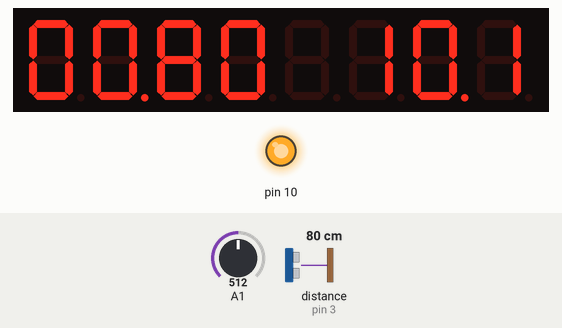
Simulated run of this sketch. Board: Arduino Uno, built with avr-gcc and run on an emulated ATmega328P. Parts: 8-digit seven-segment display, output pins drawn as LEDs (lit = HIGH). Wiring (inferred from the names in the program): ultrasonic range finder: trigger pin 7; echo pin 3; MAX7219 LED driver: CS pin 8. The test bench sets the inputs (shaded band); at power-on: distance to the obstacle (sensor on pin 3) 80 cm, A1 = 512. The echo pulse lasts 58.3 µs per cm; pins used as bus, display or sensor lines are not drawn.

Above: at 1.2 s.
1.3 s: distance to the obstacle (sensor on pin 3) set to 2 cm
At 2.1 s:
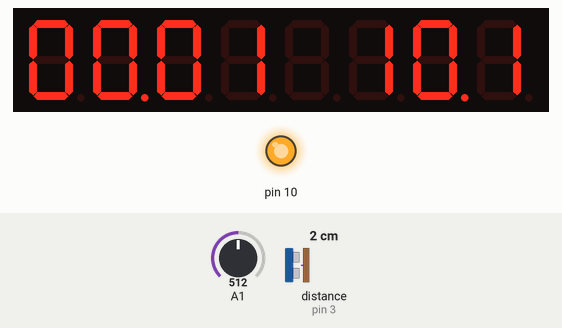
2.9 s: A1 set to 716
At 3.3 s:
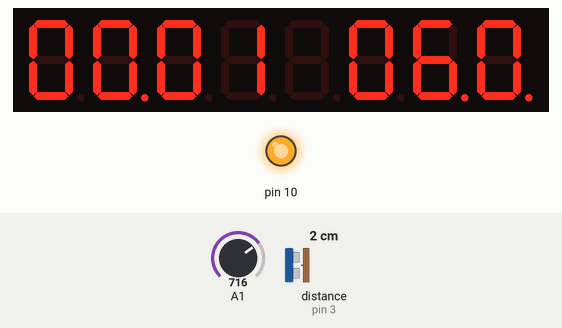
4.4 s: distance to the obstacle (sensor on pin 3) set to 60 cm
At 4.88 s:
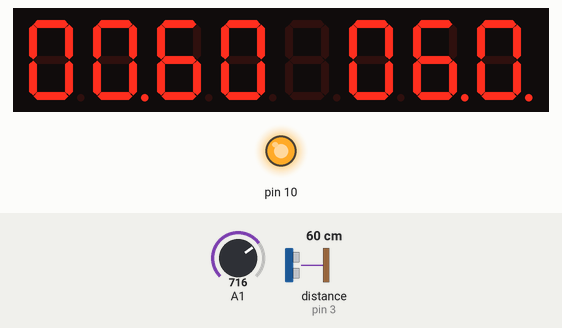
6.0 s: distance to the obstacle (sensor on pin 3) set to 4 cm
At 7.2 s:
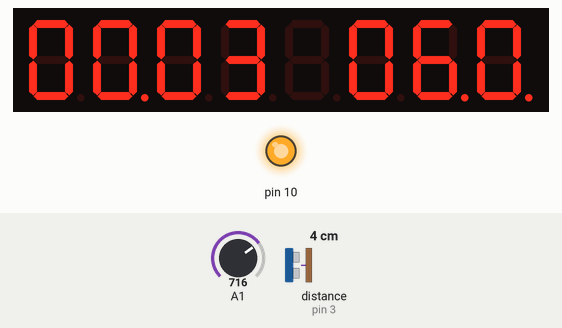
7.6 s: A1 set to 900
At 8.1 s:
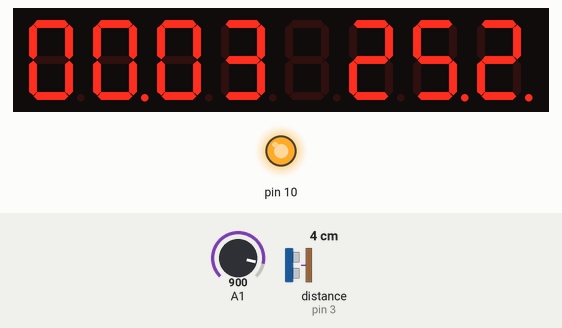
9.1 s: A1 set to 1023
At 9.4 s:
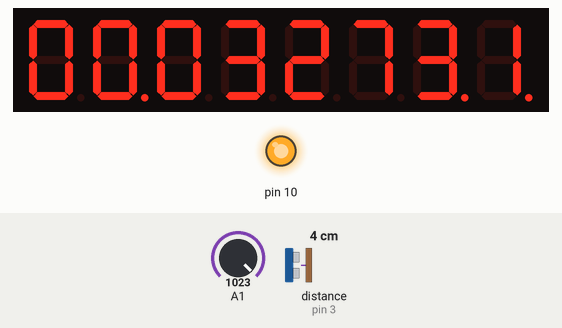
Timing chart, 0 to 11.6 s (numbered marks = the images above; inputs shaded):
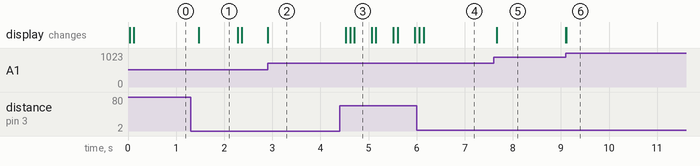

Measured:
- after the input at 1.3 s, the display: first changes after 0.17 s (image 1 shows a later state)
- after the input at 2.9 s, the display: first changes at once (image 2 shows a later state)
- after the input at 4.4 s, the display: first changes after 0.12 s (image 3 shows a later state)
- after the input at 7.6 s, the display: first changes after 0.07 s (image 5 shows a later state)
- after the input at 9.1 s, the display: first changes at once (image 6 shows a later state)
- what the display in image 1 shows lasts 0.8 s, from 1.5 s to 2.3 s

The sketch:

temperature_display.ino
```cpp
#include <SPI.h>


class UltrasonicSensor
{
public:
  inline UltrasonicSensor() {
    lastTriggerUs = micros();
    lastDistCm = 0;
    triggerPin = 7;
    echoPin = 3;
  };

  inline void init() {
    _instance = this;
    pinMode(triggerPin,OUTPUT);
    pinMode(echoPin,INPUT_PULLUP);
    digitalWrite(triggerPin,LOW);

    attachInterrupt(digitalPinToInterrupt(echoPin), UltrasonicSensor::_onEchoChange, CHANGE);
  }

  static inline int pulseDurationUsToCm(unsigned long long us) {
    return us/58;
  }

  inline void trigger() {
     digitalWrite(triggerPin,HIGH);
    lastTriggerUs=micros();
    delayMicroseconds(10);
    digitalWrite(triggerPin,LOW);
  }
  void onEchoChange() {
    bool high = digitalRead(echoPin);
    if(high) lastEchoStartUs = micros();
    else {
      unsigned long long diffUs = micros() - lastEchoStartUs;
      lastDistCm = pulseDurationUsToCm(diffUs);
    }
  }

  static UltrasonicSensor* _instance;

  static void _onEchoChange();

  inline long distanceCm() {return lastDistCm;}

private:
  unsigned char triggerPin;
  unsigned char echoPin;
  unsigned long long lastTriggerUs;
  unsigned long long lastEchoStartUs;
  long lastDistCm;
};

void UltrasonicSensor::_onEchoChange() {
  //Serial.println("EchoChange");
  _instance->onEchoChange();
}

UltrasonicSensor* UltrasonicSensor::_instance = 0;

UltrasonicSensor ultrasonic;

class Thermistor
{
public:
  inline Thermistor(int pin):pin(pin) {
    R = 10000;
    rNominal = 5000.0f;
    bCoeff = 3950;
    tempNominal = 25.0f;
  }
  inline void init() {pinMode(pin,INPUT);}
  float getResistance();
  float getTemperature();

  float resistanceToTemperature(float rRead);
  static float resistanceToTemperature(float rRead,long rNominal,float bCoeff,float tempNominal);
private:
  int pin;
  float R; // added series resistance

  long rNominal;
  float bCoeff;
  float tempNominal;
};

float Thermistor::resistanceToTemperature(float rRead) {
  return resistanceToTemperature(rRead,rNominal,bCoeff,tempNominal);
}

float Thermistor::getResistance() {
  int x = analogRead(pin);
  //Serial.println(x);
  float r = R/(1023.0f/x-1);
  //Serial.print("R: ");
  //Serial.println(r);
  return r;
}

float Thermistor::getTemperature() {
  float r = getResistance();
  return resistanceToTemperature(r,rNominal,bCoeff,tempNominal);
}

float Thermistor::resistanceToTemperature(float rRead,long rNominal,float bCoeff,float tempNominal) {
  float steinhart;
  steinhart = rRead / rNominal;     // (R/Ro)
  steinhart = log(steinhart);                  // ln(R/Ro)
  steinhart /= bCoeff;                   // 1/B * ln(R/Ro)
  steinhart += 1.0 / (tempNominal + 273.15); // + (1/To)
  steinhart = 1.0 / steinhart;                 // Invert
  steinhart -= 273.15;                         // convert to C
  return steinhart;
}

Thermistor thermistor(A1);

void displayFloatAsFixPoint(float val,int n) {
  //ret = SPI.transfer();
}

#define DISPLAY_CS_PIN 8

void displayWriteReg(unsigned char addr,unsigned char val) {
  digitalWrite(DISPLAY_CS_PIN,LOW);
  SPI.transfer(addr);
  SPI.transfer(val);
  digitalWrite(DISPLAY_CS_PIN,HIGH);
  delay(1);
}

void displayTest(bool on) {
  displayWriteReg(0x0f,on?1:0);
}

void displaySetDecodeMode(bool set=true) {
  displayWriteReg(0x09,set?0xff:0x00);
}

void setDigit(unsigned char ix,unsigned char val) {
  displayWriteReg(1+ix,val);
}

void setIntensity(unsigned char val) {
  displayWriteReg(0x0a,val);
}

void setup() {
  Serial.begin(9600);
  thermistor.init();
  ultrasonic.init();

  pinMode(DISPLAY_CS_PIN,OUTPUT);
  digitalWrite(DISPLAY_CS_PIN,HIGH);

  SPI.begin();
  delay(10);
  setIntensity(0x0f); // max
  // scan all 8 characters
  displayWriteReg(0x0b,0x07);
  // turn on normal mode
  displayWriteReg(0x0c,0x01);
  // turn off display test
  displayTest(false);
  displaySetDecodeMode();
  for(int i=0;i<8;i++) displayWriteReg(1+i,0x0f); // clear display
}


unsigned char test = 0;

void displayTemperature(float& t) {
  int val = t*10;
  bool negative = false;
  //Serial.println(val);
  if(val<0) {
    //setDigit(7,0xA); // minus
    val *= -1;
    negative = true;
  } else {
    //setDigit(7,0xF); // blank
  }

  int m = 1;
  for(int i=0;i<4;i++) {
    char _val = (val/m)%10;
    if(i==1) _val |= 0x80;
    if(i==0 && negative) _val |= 0x80; // sign negative value with last decimal point (to save character space)
    if(i==3 && _val==0) _val = 0x0f;
    setDigit(i,_val);
    m*=10;
  }
}

void displayResistance(float& r) {
  int val = r;
  bool big = val>=10000;
  if(big) val/=10;
  int m = 1;
  for(int i=0;i<4;i++) {
    char _val = (val/m)%10;
    //if(i==3 && _val==0) _val = 0x0f;
    if(i==((big)?2:3)) _val |= 0x80;
    setDigit(i+4,_val);
    m*=10;
  }
}

void displayNaN() {
  for(int i=0;i<4;i++) setDigit(i+4,0x0A);
}

void displayCm(long val) {
  if(val>3000) {displayNaN(); return;}
  bool big = val>=10000;
  if(big) val/=10;
  int m = 1;
  for(int i=0;i<4;i++) {
    char _val = (val/m)%10;
    //if(i==3 && _val==0) _val = 0x0f;
    if(i==((big)?1:2)) _val |= 0x80;
    setDigit(i+4,_val);
    m*=10;
  }
}

void loop() {
  const char N = 5;
  float temperature;
  //temperature = thermistor.getTemperature();
  float resistance = thermistor.getResistance();

  for(int i=1;i<N;i++) {
    //temperature += thermistor.getTemperature();
    resistance += thermistor.getResistance();
  }
  //temperature /= N;
  resistance /= N;
  temperature = thermistor.resistanceToTemperature(resistance);

  /*Serial.print("R: ");
  Serial.println(resistance);
  Serial.print("T: ");
  Serial.println(temperature);*/

  displayTemperature(temperature);
  //displayResistance(resistance);

  long cm = (float)ultrasonic.distanceCm();
  displayCm(cm);

  //Serial.println(cm);

  ultrasonic.trigger();

  delay(80);
}
```
